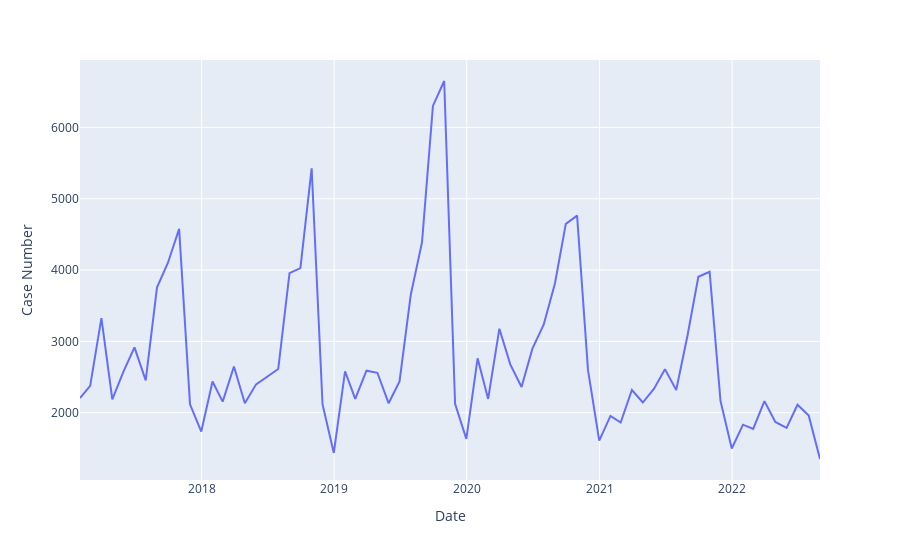

Write notebook code for a chart like this one.
### Code cell
import plotly.express as px
fig = px.line(origin_df, x='Date', y="Case Number")
fig.show()
